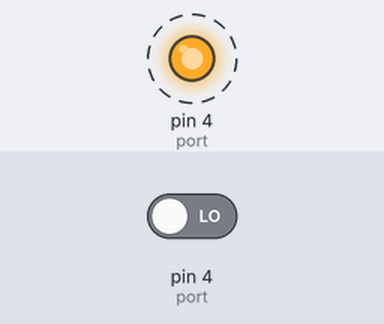
A sketch run on a simulated Arduino Uno, built with avr-gcc and run on an emulated ATmega328P. On the bench: output pins drawn as LEDs (lit = HIGH). Dashed ring = blinking. The inputs (shaded band) are chosen by the test bench; at power-on: pin 4 (port) LOW. What the sketch prints to the serial monitor is not drawn.

Above: at 1.0 s.
Timing chart, 0 to 4.7 s (numbered marks = the images above):
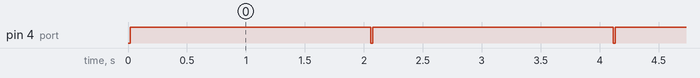

Measured:
- by itself, pin 4 (port): alternates HIGH for 2.0 s and LOW for 0.02 s

The sketch:

dht-temp-humidity.ino
```cpp
int port = 4;
int waitNumber = 10000;
void setup() {
  // put your setup code here, to run once:
  Serial.begin(9600); // opens serial port, sets data rate to 9600 bps
}

void loop() {
  // put your main code here, to run repeatedly:
  int res = readTHdata();
  if (res == -1) Serial.println("Error");
  else Serial.println(res);
  //Serial.print("Error");
  delay(2000);
}

int readTHdata() {
    int bits[40];
    unsigned long timeStart;
    pinMode(port, OUTPUT);
    // ask session
    digitalWrite(port, LOW);
    delay(18);
    digitalWrite(port, HIGH);
    delayMicroseconds(40);
    pinMode(port, INPUT);
    // wait for response
    int res = waitUntil(port, LOW, waitNumber);
    if (res == -1) return -1;
    res = waitUntil(port, HIGH, waitNumber);
    if (res == -1) return -1;
    // data transfer starts
    for (int i = 0; i < 40; i++) {
        res = waitUntil(port, LOW, waitNumber);
        if (res == -1) return -1;
        res = waitUntil(port, HIGH, waitNumber);
        if (res == -1) return -1;
        timeStart = micros();
        res = waitUntil(port, LOW, waitNumber);
        if (res == -1) return -1;
        if (micros() - timeStart >= 40) bits[i] = 1;
        else bits[i] = 0;
    }
    return toDecimal(bits, 16, 23);
}

int toDecimal(int arr[], int posStart, int posEnd) {
    int acc = arr[posStart];
    int i = posStart + 1;
    while(i <= posEnd) {
        acc <<= 1;
        acc += arr[i];
        i++;
    }
    return acc;
}

int waitUntil(int port, int waitValue, int iterNumber) {
    while(digitalRead(port) != waitValue) {
        if (iterNumber == 0) return -1;
        iterNumber--;
    }
    return 0;
}
```
